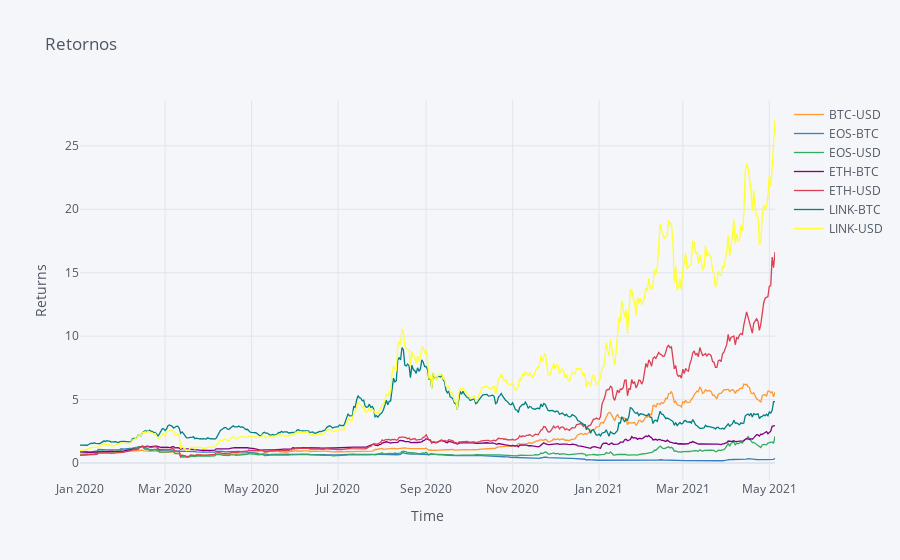

Source (notebook cell):
### Code cell
Rend_u.iplot(theme = "pearl", title = "Retornos", xTitle = "Time", yTitle = "Returns")

### Figure 1 — Plotly figure (JSON) as saved in the notebook; plotly's stock layout.template omitted (floating-point values rounded to 4 significant figures; data arrays with more than 128 entries replaced by an {"elided": "..."} marker saying what was removed)
{"data": [{"line": {"color": "rgba(255, 153, 51, 1.0)", "dash": "solid", "shape": "linear", "width": 1.3}, "mode": "lines", "name": "BTC-USD", "text": "", "type": "scatter", "x": {"elided": "487 str values"}, "y": {"elided": "487 float values"}}, {"line": {"color": "rgba(55, 128, 191, 1.0)", "dash": "solid", "shape": "linear", "width": 1.3}, "mode": "lines", "name": "EOS-BTC", "text": "", "type": "scatter", "x": {"elided": "487 str values"}, "y": {"elided": "487 float values"}}, {"line": {"color": "rgba(50, 171, 96, 1.0)", "dash": "solid", "shape": "linear", "width": 1.3}, "mode": "lines", "name": "EOS-USD", "text": "", "type": "scatter", "x": {"elided": "487 str values"}, "y": {"elided": "487 float values"}}, {"line": {"color": "rgba(128, 0, 128, 1.0)", "dash": "solid", "shape": "linear", "width": 1.3}, "mode": "lines", "name": "ETH-BTC", "text": "", "type": "scatter", "x": {"elided": "487 str values"}, "y": {"elided": "487 float values"}}, {"line": {"color": "rgba(219, 64, 82, 1.0)", "dash": "solid", "shape": "linear", "width": 1.3}, "mode": "lines", "name": "ETH-USD", "text": "", "type": "scatter", "x": {"elided": "487 str values"}, "y": {"elided": "487 float values"}}, {"line": {"color": "rgba(0, 128, 128, 1.0)", "dash": "solid", "shape": "linear", "width": 1.3}, "mode": "lines", "name": "LINK-BTC", "text": "", "type": "scatter", "x": {"elided": "487 str values"}, "y": {"elided": "487 float values"}}, {"line": {"color": "rgba(255, 255, 51, 1.0)", "dash": "solid", "shape": "linear", "width": 1.3}, "mode": "lines", "name": "LINK-USD", "text": "", "type": "scatter", "x": {"elided": "487 str values"}, "y": {"elided": "487 float values"}}], "layout": {"legend": {"bgcolor": "#F5F6F9", "font": {"color": "#4D5663"}}, "paper_bgcolor": "#F5F6F9", "plot_bgcolor": "#F5F6F9", "title": {"font": {"color": "#4D5663"}, "text": "Retornos"}, "xaxis": {"gridcolor": "#E1E5ED", "showgrid": true, "tickfont": {"color": "#4D5663"}, "title": {"font": {"color": "#4D5663"}, "text": "Time"}, "zerolinecolor": "#E1E5ED"}, "yaxis": {"gridcolor": "#E1E5ED", "showgrid": true, "tickfont": {"color": "#4D5663"}, "title": {"font": {"color": "#4D5663"}, "text": "Returns"}, "zerolinecolor": "#E1E5ED"}}}
